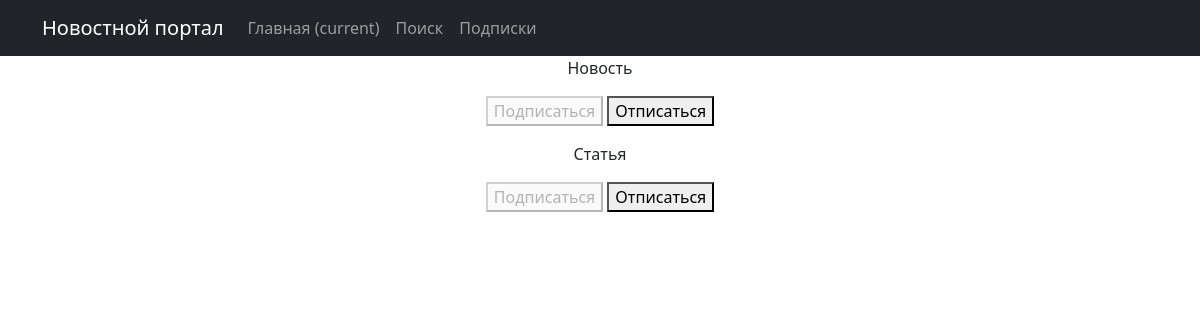
The app's page /subscriptions/ (signed in) with its own data.
### news/models.py (models this page shows, shortened)
class Category(models.Model):
    name = models.CharField(max_length=24, unique=True)

### news/views.py (the view, shortened to what this page needs)
# urls.py: path('subscriptions/', subscriptions, name='subscriptions'),
@login_required
@csrf_protect
def subscriptions(request):
    categories_with_subscriptions = Category.objects.annotate(
        user_subscribed=Exists(
            Subscriber.objects.filter(
                user=request.user,
                category=OuterRef('pk'),
            )
        )
    ).order_by('name')
    return render(
        request,
        'subscriptions.html',
        {'categories': categories_with_subscriptions},
    )

### templates/subscriptions.html (shortened to what this page needs)
{% extends 'flatpages/default.html' %}
{% block content %}
    {% for category in categories  %}
        <p>
            {{ category.name }}
            <form method="post">
                {% if category.user_subscribed %}
                    <button disabled>Подписаться</button>
                    <button name="action" value="unsubscribe">Отписаться</button>
                {% else %}
                    <button name="action" value="subscribe">Подписаться</button>
                    <button disabled>Отписаться</button>
                {% endif %}
            </form>
        </p>
    {% endfor %}
{% endblock content %}

### templates/flatpages/default.html (shortened to what this page needs)
<!DOCTYPE html>
<html lang="en">
    <head>
        {% load static %}
        <link href="{% static 'css/styles.css' %}" rel="stylesheet" />
    </head>
    <body>
        <nav class="navbar navbar-expand-lg navbar-dark bg-dark static-top">
           <div class="container">
               <a class="navbar-brand" href="#">Новостной портал</a>
               <div class="collapse navbar-collapse" id="navbarResponsive">
                   <ul class="navbar-nav ml-auto">
                       <li class="nav-item active">
                           <a class="nav-link" href="#">Главная
                               <span class="sr-only">(current)</span>
                           </a>
                       </li>
                       <li class="nav-item">
                           <a class="nav-link" href="/news/search/">Поиск</a>
                       </li>
                       <li class="nav-item">
                           <a class="nav-link" href="/subscriptions/">Подписки</a>
                       </li>
                   </ul>
               </div>
           </div>
        </nav>
        <div class="container">
           <div class="row">
               <div class="col-lg-12 text-center">
                   {% block content %}{% endblock content %}
               </div>
           </div>
        </div>
    </body>
</html>

### records on screen
Category: name "Новость", shows "Подписаться"
Category: name "Статья", shows "Подписаться"
